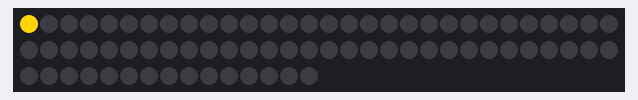
Simulated run of this sketch. Board: Arduino Uno, built with avr-gcc and run on an emulated ATmega328P. On the bench: 75 RGB LEDs in strip order, left to right, continuing on the next row.

Above: at 0.17 s.
At 9.11 s:
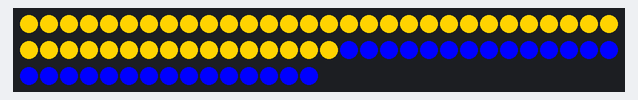
At 14.41 s:
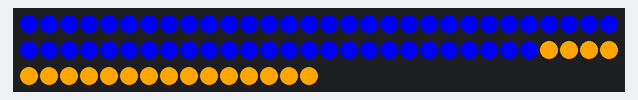
At 20.33 s:
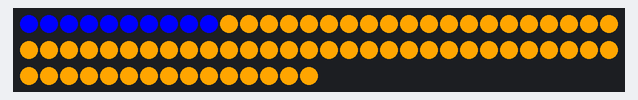
At 29.93 s:
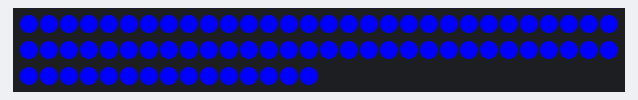
At 39.54 s:
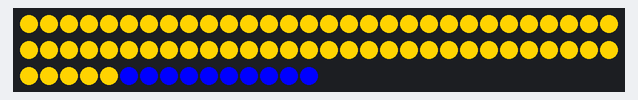

The sketch:

Leds_Movies.ino
```cpp
#include <Adafruit_NeoPixel.h>

int X=75;

Adafruit_NeoPixel strip = Adafruit_NeoPixel(X, 6, NEO_GRB + NEO_KHZ800);
uint32_t Yellow=strip.Color(255, 211, 0);
uint32_t Orange=strip.Color(255, 165, 0);
uint32_t Blue=strip.Color(0,   0,   255);

void colorWipe(uint32_t color, int speed=30) {
  for(int i=0; i<X; i++) {
    strip.setPixelColor(i, color);
    strip.show();
    delay(speed);
  }
}
void setup() {
strip.begin();
strip.show();
}
void loop() {
  colorWipe(Yellow);
  colorWipe(Orange);
  colorWipe(Blue);
}
```
